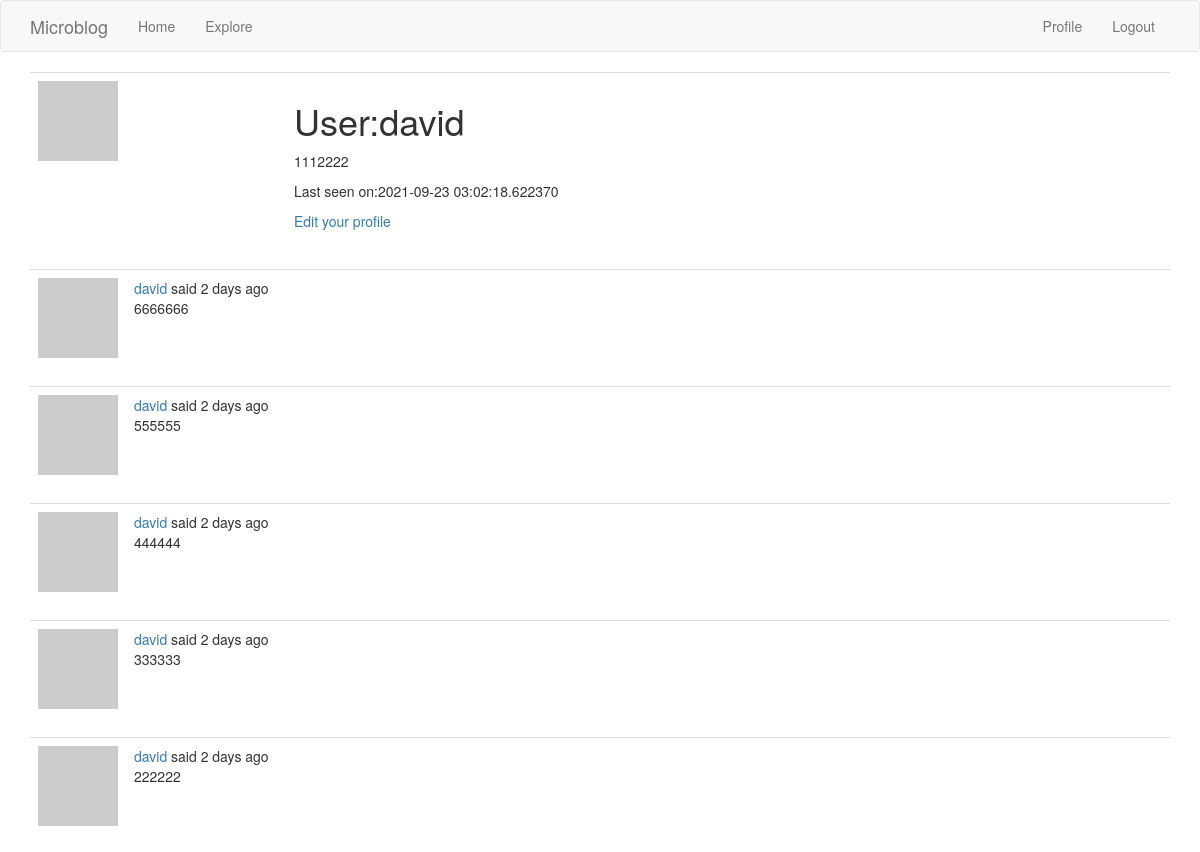
The page /user/david (signed in, upper part) on the database as committed earlier.
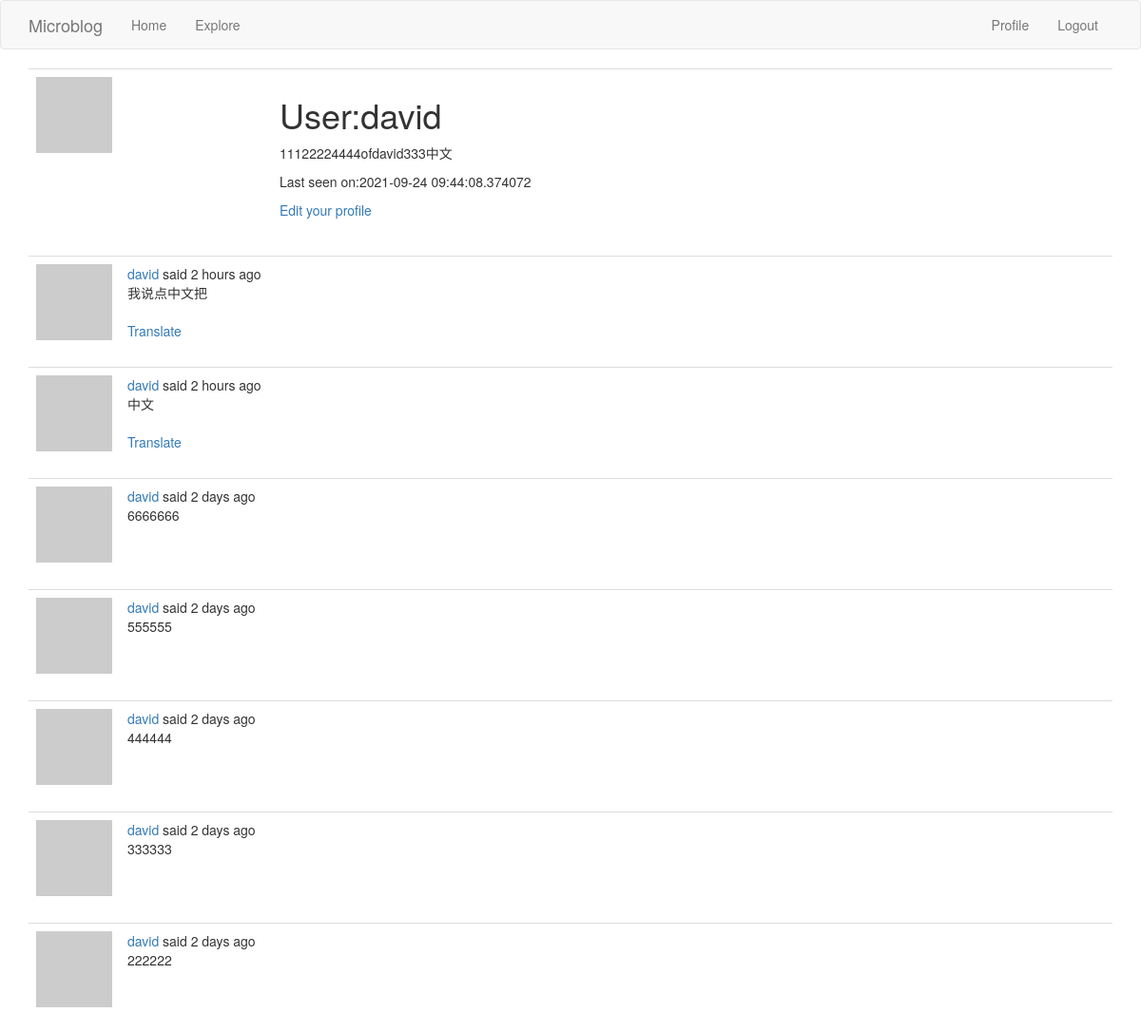
The same page on the database as committed later.
### app/models.py (models this page shows, shortened)
class User(UserMixin,db.Model):
	id = db.Column(db.Integer, primary_key=True)
	username = db.Column(db.String(64), index=True, unique=True)
	email = db.Column(db.String(120), index=True, unique=True)
	password_hash = db.Column(db.String(128))
	posts = db.relationship('Post', backref='author', lazy='dynamic')
	about_me = db.Column(db.String(140))
	last_seen = db.Column(db.DateTime,default=datetime.utcnow())
	followed = db.relationship(
		'User',
		secondary=followers,
		primaryjoin=(followers.c.follower_id==id),
		secondaryjoin=(followers.c.followed_id==id),
		backref=db.backref('followers', lazy='dynamic'),
		lazy='dynamic'
		)
	def avatar(self, size):
		digest = md5(self.email.lower().encode('utf-8')).hexdigest()
		return 'https://www.gravatar.com/avatar/{}?d=identicon&s={}'.format(digest, size)

class Post(db.Model):
	id = db.Column(db.Integer, primary_key=True)
	body = db.Column(db.String(140))
	timestamp = db.Column(db.DateTime, index=True, default=datetime.utcnow)
	user_id = db.Column(db.Integer, db.ForeignKey('user.id'))
	language = db.Column(db.String(5))

### app/routes.py (the view)
@app.route('/user/<username>')
@login_required
def user(username):
    user = User.query.filter_by(username=username).first_or_404()
    page = request.args.get('page', 1, type=int)
    posts = user.posts.order_by(Post.timestamp.desc()).paginate(page, app.config['POSTS_PER_PAGE'], False)
    next_url = url_for('user', username=user.username, page=posts.next_num) if posts.has_next else None
    prev_url = url_for('user', username=user.username, page=posts.prev_num) if posts.has_prev else None
    form=EmptyForm()
    return render_template('user.html', user=user, posts=posts.items,form=form, next_url=next_url, prev_url=prev_url)

### app/models.py (called while the page is built)
@login.user_loader
def load_user(id):
	return User.query.get(int(id))

### app/routes.py (called while the page is built)
@app.before_request
def before_request():
    if current_user.is_authenticated:
        current_user.last_seen = datetime.utcnow()
        db.session.commit()
    g.locale = 'zh' if str(get_locale()).startswith('zh') else str(get_locale())

### app/templates/user.html (shortened to what this page needs)
{% extends "base.html" %}
{% block app_content %}
	<table class="table table-hover">
		<tr>
			<td width="256px"><img src="{{ user.avatar(256) }}"></td>
			<td>
				<h1>User:{{ user.username }}</h1>
				{% if user.about_me %}
					<p>{{ user.about_me }}</p>
				{% endif %}
				{% if user.last_seen %}
					<p>Last seen on:{{ user.last_seen }}</p>
				{% endif %}
				{% if user == current_user %}
					<p>
						<a href="{{ url_for('edit_profile') }}">Edit your profile</a>
					</p>
				{% endif %}
			</td>
		</tr>
	</table>
	{% for post in posts %}
		{% include '_post.html' %}
	{% endfor%}
{% endblock%}

### app/templates/base.html (shortened to what this page needs)
{% extends "bootstrap/base.html" %}
{% block navbar %}
	<nav class="navbar navbar-default">
		<div class="container">
			<div class="navbar-header">
				<a class="navbar-brand" href="{{ url_for('index') }}">Microblog</a>
			</div>
			<div class="collapse navbar-collapse" id="bs-example-navbar-collapse-1">
				<ul class="nav navbar-nav">
					<li><a href="{{ url_for('index') }}">Home</a></li>
					<li><a href="{{ url_for('explore') }}">Explore</a></li>
				</ul>
				<ul class="nav navbar-nav navbar-right">
					{% if current_user.is_anonymous %}
						<li><a href="{{ url_for('login') }}">Login</a></li>
					{% else %}
						<li><a href="{{ url_for('user', username=current_user.username) }}">Profile</a></li>
						<li><a href="{{ url_for('logout') }}">Logout</a></li>
					{% endif %}
				</ul>
			</div>
		</div>
	</nav>
{% endblock %}
{% block content %}
	<div class="container">
		{% block app_content %}{% endblock %}
	</div>
{% endblock %}

### app/templates/_post.html (shortened to what this page needs)
<table class="table table-hover">
    <tr>
        <td width="70px">
            <a href="{{ url_for('user', username=post.author.username) }}">
                <img src="{{ post.author.avatar(70) }}" />
            </a>
        </td>
        <td>
            {{ _('%(username)s said %(when)s', username=user_link, when=moment(post.timestamp).fromNow()) }}
            <br>
            <span id="post{{ post.id }}">{{ post.body }}</span>
            {% if post.language and post.language != g.locale %}
                <br><br>
                <span id="translation{{ post.id }}">
                    <a href="javascript:translate('#post{{ post.id }}', '#translation{{ post.id }}', '{{ post.language }}', '{{ g.locale }}');">{{ _('Translate') }}</a>
                </span>
            {% endif %}
        </td>
    </tr>
</table>

Rows that differ between the two databases and show on the page:
changed User "david": about_me "1112222" → "11122224444ofdavid333中文"; last_seen "2021-09-23 03:02:18.622370" → "2021-09-24 09:44:08.374072"
added Post: body "我说点中文把"
added Post: body "中文"
